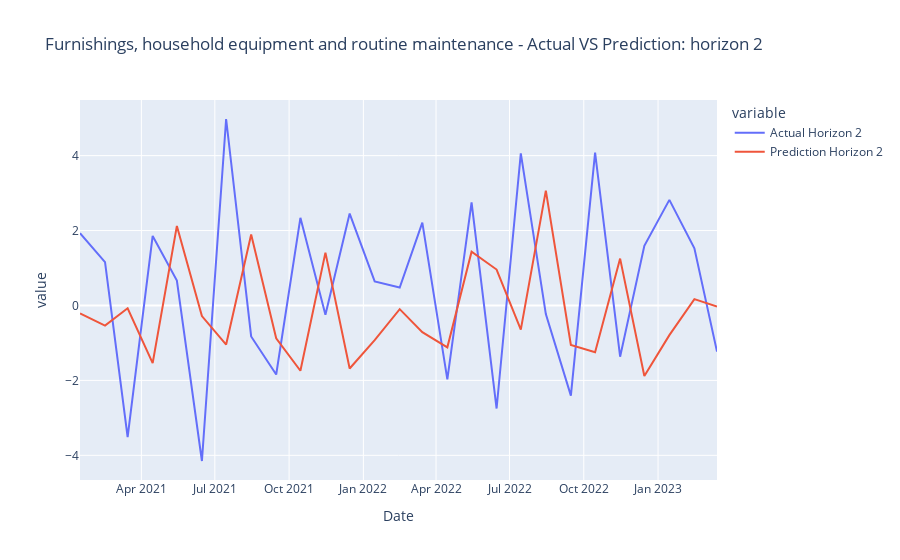
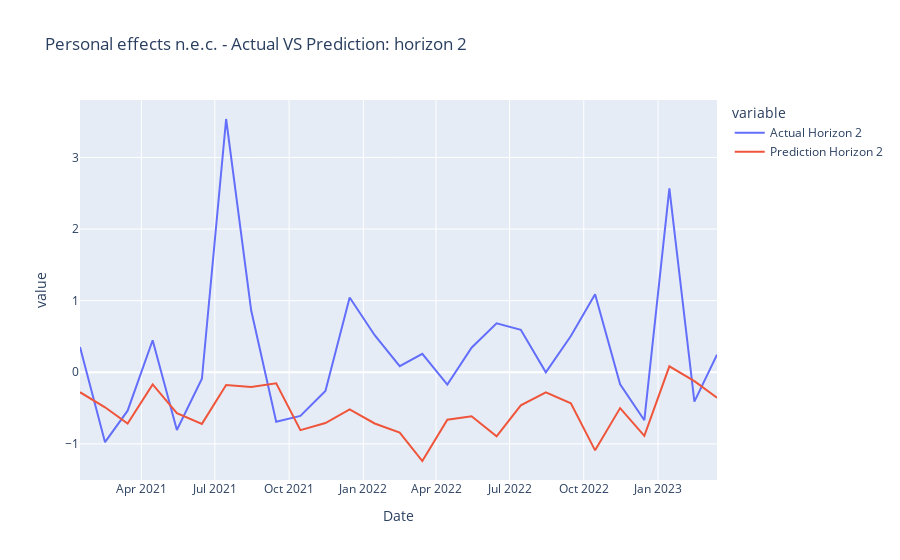
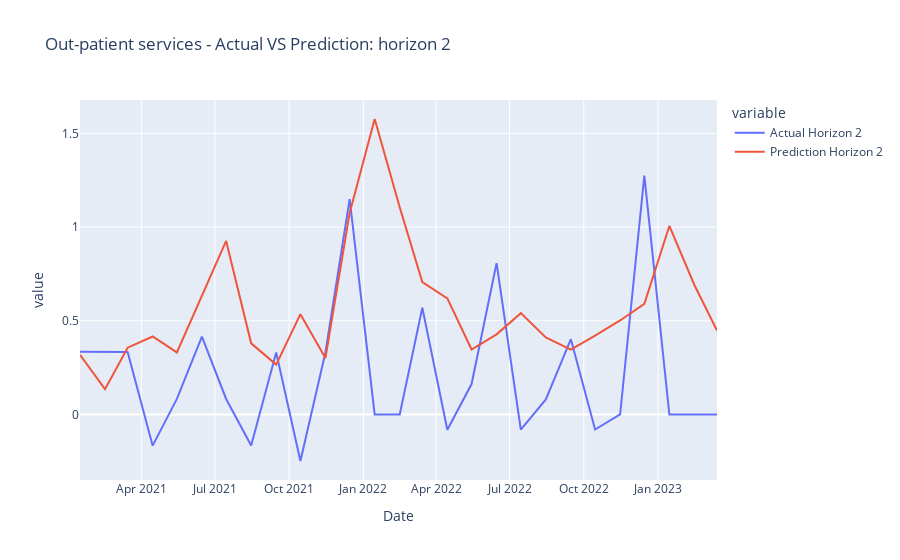
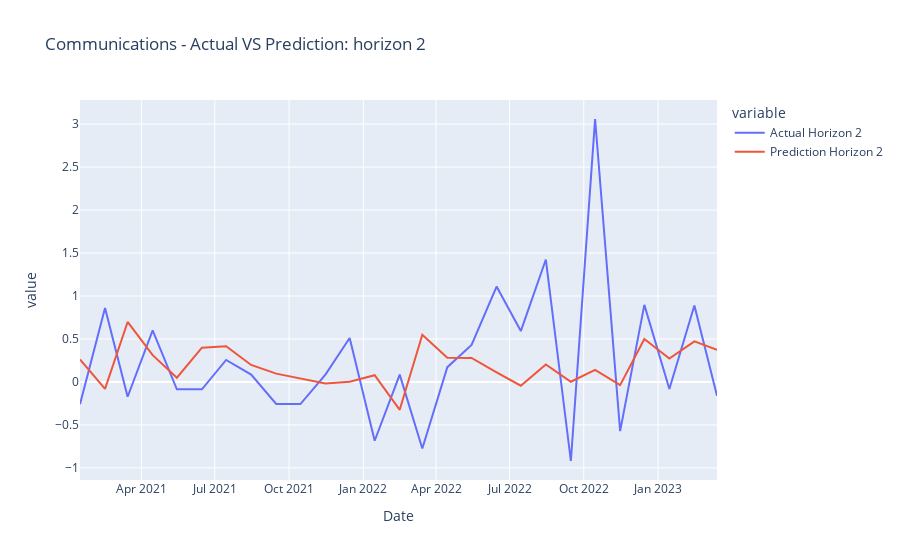

Source (notebook cell) for these figures, in order:
### Code cell
#categories = list(all_data_test_dict_hor_2.keys())
plot_results_horizon(all_data_test_dict_hor_2, categories, 2)

### Figure 1 — Plotly figure (JSON) as saved in the notebook; plotly's stock layout.template omitted (floating-point values rounded to 4 significant figures)
{"data": [{"hovertemplate": "variable=Actual Horizon 2<br>Date=%{x}<br>value=%{y}<extra></extra>", "legendgroup": "Actual Horizon 2", "line": {"color": "#636efa", "dash": "solid"}, "marker": {"symbol": "circle"}, "mode": "lines", "name": "Actual Horizon 2", "orientation": "v", "showlegend": true, "type": "scatter", "x": ["2021-01-15", "2021-02-15", "2021-03-15", "2021-04-15", "2021-05-15", "2021-06-15", "2021-07-15", "2021-08-15", "2021-09-15", "2021-10-15", "2021-11-15", "2021-12-15", "2022-01-15", "2022-02-15", "2022-03-15", "2022-04-15", "2022-05-15", "2022-06-15", "2022-07-15", "2022-08-15", "2022-09-15", "2022-10-15", "2022-11-15", "2022-12-15", "2023-01-15", "2023-02-15", "2023-03-15", null, null], "xaxis": "x", "y": [1.93, 1.157, -3.512, 1.855, 0.6661, -4.151, 4.978, -0.8265, -1.843, 2.339, -0.248, 2.453, 0.6441, 0.4804, 2.212, -1.972, 2.751, -2.751, 4.06, -0.2298, -2.406, 4.079, -1.367, 1.593, 2.819, 1.525, -1.232, null, null], "yaxis": "y"}, {"hovertemplate": "variable=Prediction Horizon 2<br>Date=%{x}<br>value=%{y}<extra></extra>", "legendgroup": "Prediction Horizon 2", "line": {"color": "#EF553B", "dash": "solid"}, "marker": {"symbol": "circle"}, "mode": "lines", "name": "Prediction Horizon 2", "orientation": "v", "showlegend": true, "type": "scatter", "x": ["2021-01-15", "2021-02-15", "2021-03-15", "2021-04-15", "2021-05-15", "2021-06-15", "2021-07-15", "2021-08-15", "2021-09-15", "2021-10-15", "2021-11-15", "2021-12-15", "2022-01-15", "2022-02-15", "2022-03-15", "2022-04-15", "2022-05-15", "2022-06-15", "2022-07-15", "2022-08-15", "2022-09-15", "2022-10-15", "2022-11-15", "2022-12-15", "2023-01-15", "2023-02-15", "2023-03-15", null, null], "xaxis": "x", "y": [-0.2134, -0.5368, -0.07603, -1.539, 2.123, -0.284, -1.043, 1.894, -0.8762, -1.742, 1.411, -1.682, -0.923, -0.09824, -0.7105, -1.117, 1.436, 0.9596, -0.6449, 3.066, -1.051, -1.248, 1.251, -1.883, -0.7909, 0.171, -0.02847, -0.01188, -1.32], "yaxis": "y"}], "layout": {"legend": {"title": {"text": "variable"}, "tracegroupgap": 0}, "title": {"text": "Furnishings, household equipment and routine maintenance - Actual VS Prediction: horizon 2"}, "xaxis": {"anchor": "y", "domain": [0, 1], "title": {"text": "Date"}}, "yaxis": {"anchor": "x", "domain": [0, 1], "title": {"text": "value"}}}}

### Figure 2 — Plotly figure (JSON) as saved in the notebook; plotly's stock layout.template omitted (floating-point values rounded to 4 significant figures)
{"data": [{"hovertemplate": "variable=Actual Horizon 2<br>Date=%{x}<br>value=%{y}<extra></extra>", "legendgroup": "Actual Horizon 2", "line": {"color": "#636efa", "dash": "solid"}, "marker": {"symbol": "circle"}, "mode": "lines", "name": "Actual Horizon 2", "orientation": "v", "showlegend": true, "type": "scatter", "x": ["2021-01-15", "2021-02-15", "2021-03-15", "2021-04-15", "2021-05-15", "2021-06-15", "2021-07-15", "2021-08-15", "2021-09-15", "2021-10-15", "2021-11-15", "2021-12-15", "2022-01-15", "2022-02-15", "2022-03-15", "2022-04-15", "2022-05-15", "2022-06-15", "2022-07-15", "2022-08-15", "2022-09-15", "2022-10-15", "2022-11-15", "2022-12-15", "2023-01-15", "2023-02-15", "2023-03-15", null, null], "xaxis": "x", "y": [0.3537, -0.9756, -0.5362, 0.447, -0.8061, -0.08997, 3.537, 0.8651, -0.6914, -0.609, -0.2621, 1.044, 0.5181, 0.0861, 0.2578, -0.1718, 0.3433, 0.6832, 0.594, 0, 0.5063, 1.088, -0.1667, -0.6695, 2.57, -0.41, 0.2462, null, null], "yaxis": "y"}, {"hovertemplate": "variable=Prediction Horizon 2<br>Date=%{x}<br>value=%{y}<extra></extra>", "legendgroup": "Prediction Horizon 2", "line": {"color": "#EF553B", "dash": "solid"}, "marker": {"symbol": "circle"}, "mode": "lines", "name": "Prediction Horizon 2", "orientation": "v", "showlegend": true, "type": "scatter", "x": ["2021-01-15", "2021-02-15", "2021-03-15", "2021-04-15", "2021-05-15", "2021-06-15", "2021-07-15", "2021-08-15", "2021-09-15", "2021-10-15", "2021-11-15", "2021-12-15", "2022-01-15", "2022-02-15", "2022-03-15", "2022-04-15", "2022-05-15", "2022-06-15", "2022-07-15", "2022-08-15", "2022-09-15", "2022-10-15", "2022-11-15", "2022-12-15", "2023-01-15", "2023-02-15", "2023-03-15", null, null], "xaxis": "x", "y": [-0.2782, -0.4889, -0.7162, -0.1689, -0.5695, -0.7207, -0.1787, -0.2046, -0.1549, -0.8072, -0.7094, -0.5196, -0.7149, -0.8417, -1.239, -0.6623, -0.6147, -0.8951, -0.4616, -0.2797, -0.4325, -1.09, -0.5, -0.8881, 0.08356, -0.1232, -0.3548, -0.3619, -0.3518], "yaxis": "y"}], "layout": {"legend": {"title": {"text": "variable"}, "tracegroupgap": 0}, "title": {"text": "Personal effects n.e.c. - Actual VS Prediction: horizon 2"}, "xaxis": {"anchor": "y", "domain": [0, 1], "title": {"text": "Date"}}, "yaxis": {"anchor": "x", "domain": [0, 1], "title": {"text": "value"}}}}

### Figure 3 — Plotly figure (JSON) as saved in the notebook; plotly's stock layout.template omitted (floating-point values rounded to 4 significant figures)
{"data": [{"hovertemplate": "variable=Actual Horizon 2<br>Date=%{x}<br>value=%{y}<extra></extra>", "legendgroup": "Actual Horizon 2", "line": {"color": "#636efa", "dash": "solid"}, "marker": {"symbol": "circle"}, "mode": "lines", "name": "Actual Horizon 2", "orientation": "v", "showlegend": true, "type": "scatter", "x": ["2021-01-15", "2021-02-15", "2021-03-15", "2021-04-15", "2021-05-15", "2021-06-15", "2021-07-15", "2021-08-15", "2021-09-15", "2021-10-15", "2021-11-15", "2021-12-15", "2022-01-15", "2022-02-15", "2022-03-15", "2022-04-15", "2022-05-15", "2022-06-15", "2022-07-15", "2022-08-15", "2022-09-15", "2022-10-15", "2022-11-15", "2022-12-15", "2023-01-15", "2023-02-15", "2023-03-15", null, null], "xaxis": "x", "y": [0.3353, 0.3342, 0.3331, -0.1664, 0.08323, 0.4151, 0.08282, -0.1657, 0.3311, -0.2482, 0.3309, 1.149, 0, 0, 0.5698, -0.0812, 0.1623, 0.8078, -0.08048, 0.08048, 0.4014, -0.08016, 0, 1.275, 0, 0, 0, null, null], "yaxis": "y"}, {"hovertemplate": "variable=Prediction Horizon 2<br>Date=%{x}<br>value=%{y}<extra></extra>", "legendgroup": "Prediction Horizon 2", "line": {"color": "#EF553B", "dash": "solid"}, "marker": {"symbol": "circle"}, "mode": "lines", "name": "Prediction Horizon 2", "orientation": "v", "showlegend": true, "type": "scatter", "x": ["2021-01-15", "2021-02-15", "2021-03-15", "2021-04-15", "2021-05-15", "2021-06-15", "2021-07-15", "2021-08-15", "2021-09-15", "2021-10-15", "2021-11-15", "2021-12-15", "2022-01-15", "2022-02-15", "2022-03-15", "2022-04-15", "2022-05-15", "2022-06-15", "2022-07-15", "2022-08-15", "2022-09-15", "2022-10-15", "2022-11-15", "2022-12-15", "2023-01-15", "2023-02-15", "2023-03-15", null, null], "xaxis": "x", "y": [0.3189, 0.1352, 0.3565, 0.4161, 0.3312, 0.6292, 0.9261, 0.3795, 0.2662, 0.5352, 0.3012, 1.076, 1.577, 1.106, 0.7063, 0.6195, 0.3465, 0.4277, 0.5407, 0.4111, 0.3457, 0.4209, 0.5016, 0.5907, 1.006, 0.691, 0.4477, 0.588, 0.6814], "yaxis": "y"}], "layout": {"legend": {"title": {"text": "variable"}, "tracegroupgap": 0}, "title": {"text": "Out-patient services - Actual VS Prediction: horizon 2"}, "xaxis": {"anchor": "y", "domain": [0, 1], "title": {"text": "Date"}}, "yaxis": {"anchor": "x", "domain": [0, 1], "title": {"text": "value"}}}}

### Figure 4 — Plotly figure (JSON) as saved in the notebook; plotly's stock layout.template omitted (floating-point values rounded to 4 significant figures)
{"data": [{"hovertemplate": "variable=Actual Horizon 2<br>Date=%{x}<br>value=%{y}<extra></extra>", "legendgroup": "Actual Horizon 2", "line": {"color": "#636efa", "dash": "solid"}, "marker": {"symbol": "circle"}, "mode": "lines", "name": "Actual Horizon 2", "orientation": "v", "showlegend": true, "type": "scatter", "x": ["2021-01-15", "2021-02-15", "2021-03-15", "2021-04-15", "2021-05-15", "2021-06-15", "2021-07-15", "2021-08-15", "2021-09-15", "2021-10-15", "2021-11-15", "2021-12-15", "2022-01-15", "2022-02-15", "2022-03-15", "2022-04-15", "2022-05-15", "2022-06-15", "2022-07-15", "2022-08-15", "2022-09-15", "2022-10-15", "2022-11-15", "2022-12-15", "2023-01-15", "2023-02-15", "2023-03-15", null, null], "xaxis": "x", "y": [-0.2592, 0.8613, -0.1717, 0.5996, -0.08543, -0.08551, 0.2563, 0.08529, -0.2561, -0.2567, 0.08565, 0.5124, -0.6838, 0.08573, -0.7742, 0.1726, 0.4301, 1.11, 0.5925, 1.424, -0.9194, 3.059, -0.5717, 0.8969, -0.0812, 0.8896, -0.1612, null, null], "yaxis": "y"}, {"hovertemplate": "variable=Prediction Horizon 2<br>Date=%{x}<br>value=%{y}<extra></extra>", "legendgroup": "Prediction Horizon 2", "line": {"color": "#EF553B", "dash": "solid"}, "marker": {"symbol": "circle"}, "mode": "lines", "name": "Prediction Horizon 2", "orientation": "v", "showlegend": true, "type": "scatter", "x": ["2021-01-15", "2021-02-15", "2021-03-15", "2021-04-15", "2021-05-15", "2021-06-15", "2021-07-15", "2021-08-15", "2021-09-15", "2021-10-15", "2021-11-15", "2021-12-15", "2022-01-15", "2022-02-15", "2022-03-15", "2022-04-15", "2022-05-15", "2022-06-15", "2022-07-15", "2022-08-15", "2022-09-15", "2022-10-15", "2022-11-15", "2022-12-15", "2023-01-15", "2023-02-15", "2023-03-15", null, null], "xaxis": "x", "y": [0.2613, -0.08098, 0.6981, 0.3121, 0.04936, 0.3994, 0.4149, 0.1983, 0.09715, 0.03713, -0.01755, 0.003606, 0.07885, -0.3236, 0.5496, 0.2813, 0.2798, 0.113, -0.04363, 0.204, 0.002416, 0.1409, -0.03701, 0.5, 0.2729, 0.4721, 0.3733, 0.2003, 0.4133], "yaxis": "y"}], "layout": {"legend": {"title": {"text": "variable"}, "tracegroupgap": 0}, "title": {"text": "Communications - Actual VS Prediction: horizon 2"}, "xaxis": {"anchor": "y", "domain": [0, 1], "title": {"text": "Date"}}, "yaxis": {"anchor": "x", "domain": [0, 1], "title": {"text": "value"}}}}
